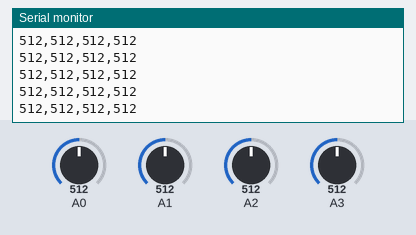
A sketch run on a simulated Arduino Uno, built with avr-gcc and run on an emulated ATmega328P. Shown: the last lines printed to the serial monitor. The inputs (shaded band) are chosen by the test bench; at power-on: A0 = 512, A1 = 512, A2 = 512, A3 = 512.

Above: at 1.2 s.
1.3 s: A0 set to 105
At 1.8 s:
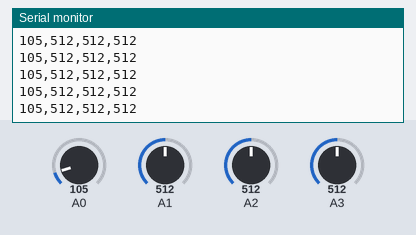
2.8 s: A0 set to 89
At 3.5 s:
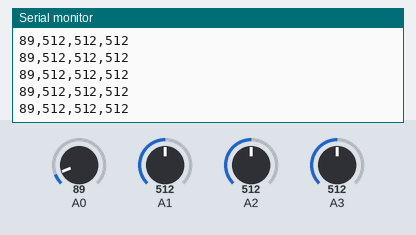
5.8 s: A1 set to 107
At 6.8 s:
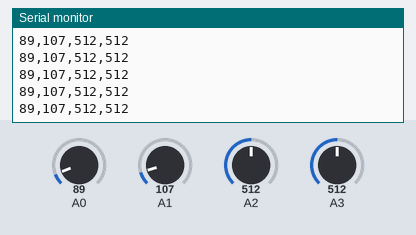
7.3 s: A1 set to 91
At 8.1 s:
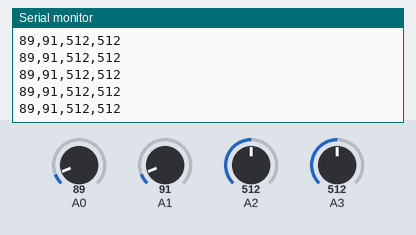
Timing chart, 0 to 10.3 s (numbered marks = the images above; inputs shaded):
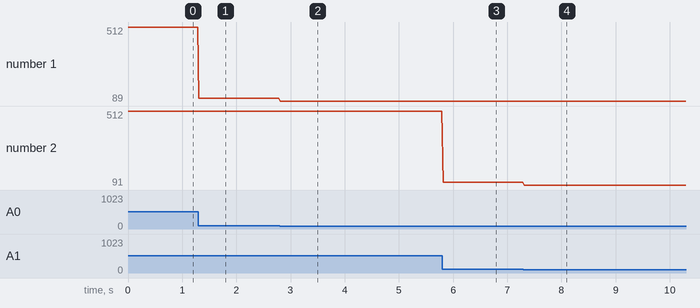

Measured:
- after the input at 1.3 s, the serial monitor: prints a new line at once (image 1)
- after the input at 2.8 s, the serial monitor: prints a new line at once (image 2)
- after the input at 5.8 s, the serial monitor: prints a new line at once (image 3)
- after the input at 7.3 s, the serial monitor: prints a new line at once (image 4)
- plotted number 1: 512 → 105 after the input at 1.3 s, 105 → 89 after the input at 2.8 s
- plotted number 2: 512 → 107 after the input at 5.8 s, 107 → 91 after the input at 7.3 s

The sketch:

AnalogInput-ToPlotterV3.ino
```cpp
/*
 * Ref both these, one online the other is a basic sketh
 https://learn.adafruit.com/experimenters-guide-for-metro/circ08-using%20the%20arduino%20serial%20plotter
 http://www.arduino.cc/en/Tutorial/AnalogInput
 */

#include <Wire.h>
int sensorValue = 0;  // variable to store the value coming from the sensor

void setup() {

  // begin the serial monitor @ 9600 baud
  Serial.begin(9600);
}

void loop() {
  // read the value from the sensor:

  sensorValue = analogRead(A0);
  Serial.print(sensorValue);
  Serial.print(",");

  sensorValue = analogRead(A1);
  Serial.print(sensorValue);
  Serial.print(",");

  sensorValue = analogRead(A2);
    Serial.print(sensorValue);
  Serial.print(",");

sensorValue = analogRead(A3);
  Serial.println(sensorValue);

  delay(20);
}
```
